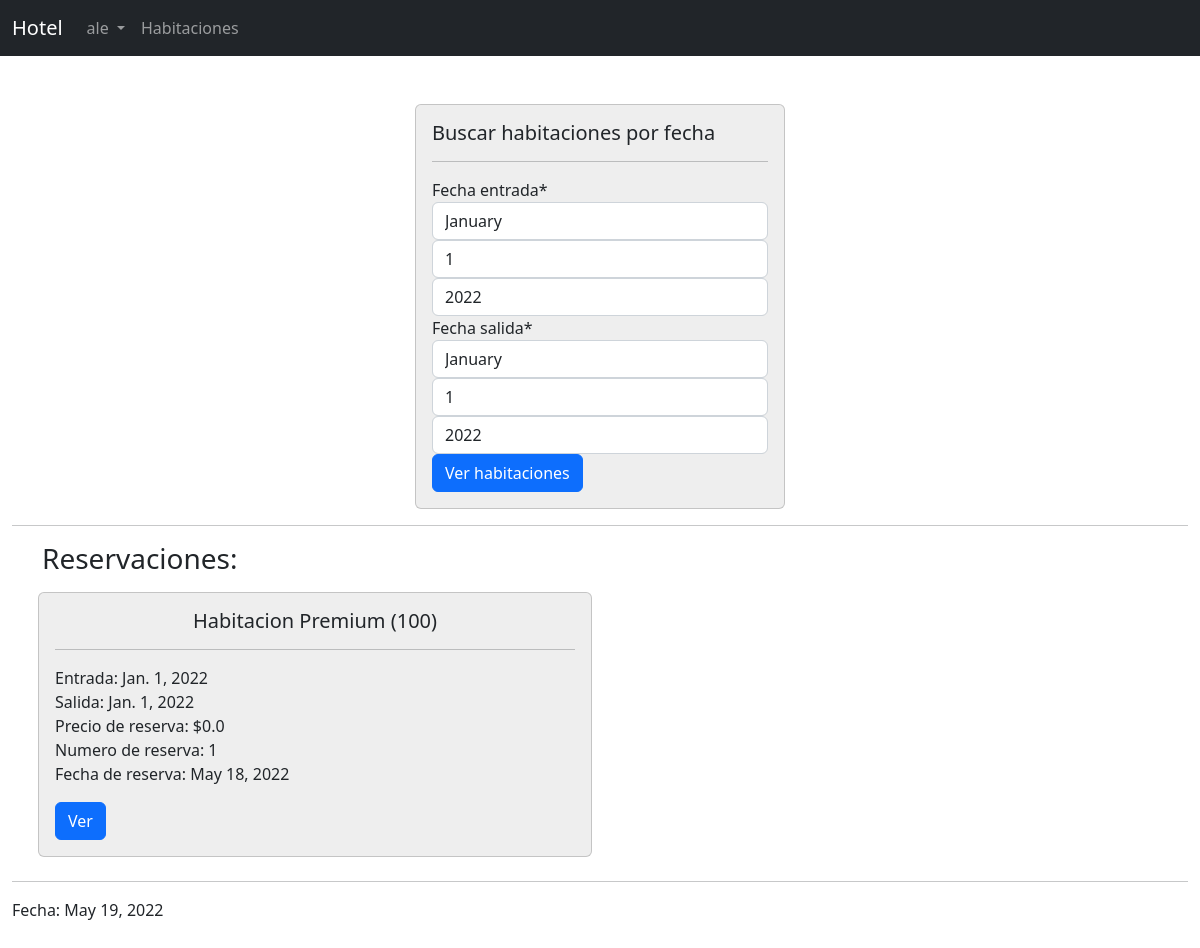
The app's page / (signed in), older data.
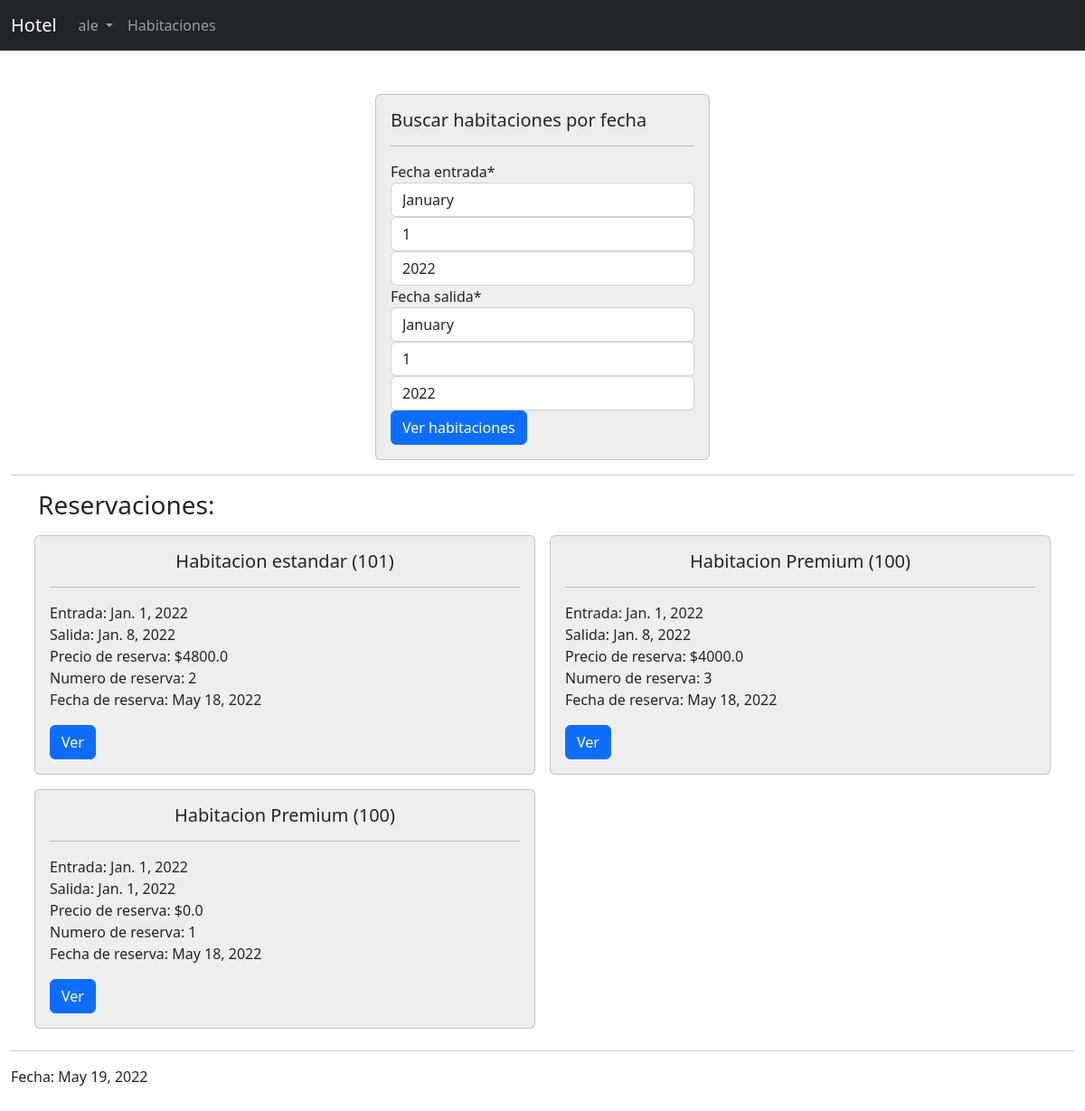
The same page, newer data.
### reservaciones/models.py (models this page shows, shortened)
class Reservacion(models.Model):
    cliente = models.ForeignKey(Cliente, on_delete=models.CASCADE)
    habitacion = models.ForeignKey(Habitacion, on_delete=models.CASCADE)
    precio_reserva = models.FloatField()
    fecha_entrada = models.DateField()
    fecha_salida = models.DateField()
    fecha_registro = models.DateField(auto_now_add=True)

class Habitacion(models.Model):
    codigo = models.IntegerField(unique=True)
    descripcion = models.CharField(max_length=100)
    precio_noche = models.FloatField()
    camas_matrimoniales = models.IntegerField()
    camas_individuales = models.IntegerField()

### reservaciones/views.py (the view)
# urls.py: path("", views.index, name="index"),
def index(request):
    form = PeriodoForm()
    fecha = datetime.now().date()
    if request.user.is_authenticated:
        cliente = Cliente.objects.filter(usuario = request.user).first()
        if cliente is not None:
            reservaciones = Reservacion.objects.filter(cliente=cliente).order_by('-fecha_entrada', '-fecha_salida')
            return render(request, 'index.html', {'form': form, 'reservaciones':reservaciones, 'fecha': fecha})
    return render(request, 'index.html', {'form': form, 'fecha': fecha})

### reservaciones/forms.py
class PeriodoForm(ModelForm):
    class Meta:
        model = models.Reservacion
        fields = ['fecha_entrada', 'fecha_salida']
        widgets = {
            'fecha_entrada': SelectDateWidget(),
            'fecha_salida': SelectDateWidget(),
        }

### reservaciones/templates/index.html (shortened to what this page needs)
{% extends 'Esquema.html' %}
{% load crispy_forms_tags %}
{% block content %}
    <div class="container-fluid py-5">
        <form class='mx-auto p-3 card' style="max-width: 370px; background-color: #EEEEEE;" action="{% url 'habitaciones' %}" method="post">
            <div class="body">
                <h5 class="card-title">Buscar habitaciones por fecha</h5>
                <hr>
                {{form | crispy}}
                <input type="submit" class="btn btn-primary" value="Ver habitaciones">
            </div>
        </form>
        {% if user.is_authenticated %}
            {% if reservaciones %}
            <hr>
            <div class="container">
                <h3>Reservaciones: </h3>
                    <div class="row">
                        {% for reserva in reservaciones %}
                            <div class="col-6 p-2">
                                <div class="card"  style="background-color: #EEEEEE;">
                                    <div class="card-body">
                                        <h5 class="text-center">{{reserva.habitacion.descripcion}} ({{reserva.habitacion.codigo}})</h5>
                                        <hr>
                                        <p>
                                            <span class="font-weight-bold">Entrada: </span> {{reserva.fecha_entrada}} <br>
                                            <span class="font-weight-bold">Salida: </span> {{reserva.fecha_salida}} <br>
                                            <span class="font-weight-bold">Precio de reserva:</span>  ${{reserva.precio_reserva}} <br>
                                            <span class="font-weight-bold">Numero de reserva:</span>  {{reserva.id}} <br>
                                            <span class="font-weight-bold">Fecha de reserva:</span>  {{reserva.fecha_registro}}
                                        </p>
                                        <a href="{% url 'reservacion' reserva.id %}" class="btn btn-primary">Ver</a>
                                    </div>
                                </div>
                            </div>
                        {% endfor %}
                    </div>
            </div>
            {% else %}
                <p>No tiene reservas aun</p>
            {% endif %}
        {% endif %}
        <hr>
        Fecha: {{fecha}}
    </div>
{% endblock %}

Row changes from the older to the newer data that the page shows:
added Reservacion: habitacion.descripcion "Habitacion estandar", habitacion.codigo "101", fecha_entrada "Jan. 1, 2022", fecha_salida "Jan. 8, 2022", precio_reserva "4800.0", id "2", fecha_registro "May 18, 2022"
added Reservacion: habitacion.descripcion "Habitacion Premium", habitacion.codigo "100", fecha_entrada "Jan. 1, 2022", fecha_salida "Jan. 8, 2022", precio_reserva "4000.0", id "3", fecha_registro "May 18, 2022"
